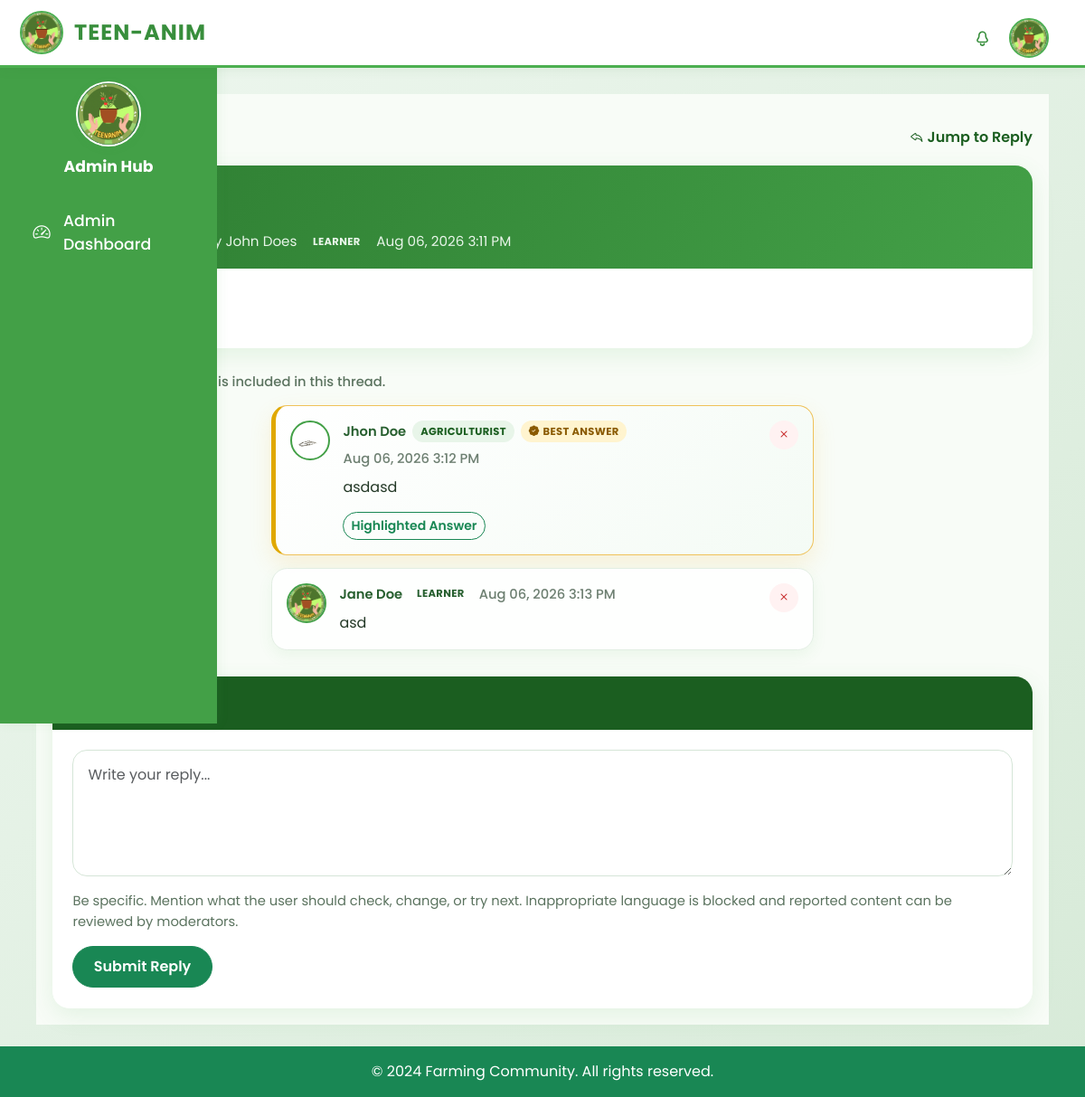
The page /php/Forum/thread.php?id=62 (signed in) on the database its author committed.
### tables this page shows
CREATE TABLE `questions` (
  `question_id` int(11) NOT NULL,
  `user_id` int(11) NOT NULL,
  `title` varchar(255) NOT NULL,
  `body` text NOT NULL,
  `image_path` varchar(255) DEFAULT NULL,
  `created_at` datetime DEFAULT current_timestamp(),
  `updated_at` datetime DEFAULT NULL,
  `status` enum('pending','approved','rejected') DEFAULT 'pending',
  `best_reply_id` int(11) DEFAULT NULL
);

CREATE TABLE `users` (
  `user_id` int(11) NOT NULL,
  `name` varchar(100) NOT NULL,
  `username` varchar(100) NOT NULL,
  `password` varchar(255) NOT NULL,
  `role` enum('student','admin','agriculturist','new user') NOT NULL,
  `date_created` timestamp NOT NULL DEFAULT current_timestamp(),
  `status` varchar(10) DEFAULT 'active',
  `profile_picture` varchar(255) DEFAULT NULL,
  `email` varchar(255) DEFAULT NULL,
  `verification_code` varchar(10) DEFAULT NULL,
  `verification_expires` datetime DEFAULT NULL,
  `email_verified` tinyint(1) DEFAULT 0,
  `offense_count` int(11) NOT NULL DEFAULT 0,
  `restriction_until` datetime DEFAULT NULL,
  `restriction_type` enum('none','temporary','permanent') NOT NULL DEFAULT 'none'
);

CREATE TABLE `reply` (
  `reply_id` int(11) NOT NULL,
  `question_id` int(11) NOT NULL,
  `user_id` int(11) NOT NULL,
  `body` text NOT NULL,
  `created_at` datetime DEFAULT current_timestamp(),
  `updated_at` datetime DEFAULT NULL
);

### php/Forum/thread.php (the view, shortened to what this page needs)
<?php
include "../connection.php";
$currentRole = $_SESSION['role'] ?? 'student';
function role_label(string $role): string
{
    return match ($role) {
        'agriculturist' => 'Agriculturist',
        'admin' => 'Admin',
        default => 'Learner',
    };
}
function is_expert_role(string $role): bool
{
    return in_array($role, ['agriculturist', 'admin'], true);
}
$question_id = (int) $_GET['id'];
$threadStmt = $conn->prepare("
    SELECT
        q.title,
        q.body,
        q.created_at,
        u.username,
        u.name,
        u.profile_picture,
        u.role,
        q.best_reply_id
    FROM questions q
    JOIN users u ON q.user_id = u.user_id
    WHERE q.question_id = ?
");
$threadStmt->bind_param("i", $question_id);
$threadStmt->execute();
$thread = $threadStmt->get_result()->fetch_assoc();
$replyStmt = $conn->prepare("
    SELECT
        r.reply_id,
        r.body,
        r.created_at,
        u.username,
        u.name,
        u.profile_picture,
        u.role
    FROM reply r
    JOIN users u ON r.user_id = u.user_id
    WHERE r.question_id = ?
    ORDER BY r.created_at ASC
");
$replyStmt->bind_param("i", $question_id);
$replyStmt->execute();
$replies = $replyStmt->get_result();
$replyRows = [];
$expertReplyCount = 0;
$bestReplyId = (int) ($thread['best_reply_id'] ?? 0);
while ($reply = $replies->fetch_assoc()) {
    if (is_expert_role((string) $reply['role'])) {
        $expertReplyCount++;
    }
    $reply['is_best_reply'] = ((int) $reply['reply_id'] === $bestReplyId);
    $replyRows[] = $reply;
}
usort($replyRows, static function (array $left, array $right): int {
    if (($left['is_best_reply'] ?? false) === ($right['is_best_reply'] ?? false)) {
        return strtotime($left['created_at']) <=> strtotime($right['created_at']);
    }
    return ($left['is_best_reply'] ?? false) ? -1 : 1;
});
$replyTotal = count($replyRows);
$hasExpertReply = $expertReplyCount > 0;
?>
<!DOCTYPE html>
<html lang="en">
<head>
    <link href="https://cdn.jsdelivr.net/npm/bootstrap@5.3.1/dist/css/bootstrap.min.css" rel="stylesheet">
    <link rel="stylesheet" href="../../css/homepage.css">
    <link rel="stylesheet" href="https://cdn.jsdelivr.net/npm/bootstrap-icons@1.10.5/font/bootstrap-icons.css">
    <link rel="stylesheet" href="../../css/thread.css">
</head>
<body class="<?= in_array($currentRole, ['agriculturist', 'admin'], true) ? 'agri-dashboard-body' : '' ?>">
<?php include '../navbar.php'; ?>
<?php if (in_array($currentRole, ['agriculturist', 'admin'], true)): ?>
<div class="agri-sidebar">
    <img src="../../images/clearteenalogo.png" class="avatar" alt="User Avatar">
    <div class="welcome"><?= $currentRole === 'admin' ? 'Admin Hub' : 'Agriculturist Hub' ?></div>
    <nav class="nav flex-column w-100 mt-3">
        <?php if ($currentRole === 'admin'): ?>
            <a class="nav-link" href="../Admin/adminpage.php"><i class="bi bi-speedometer2"></i> Admin Dashboard</a>
        <?php endif; ?>
    </nav>
</div>
<?php endif; ?>
    <main class="container my-4 <?= in_array($currentRole, ['agriculturist', 'admin'], true) ? 'agri-main-content agri-dashboard-shell' : '' ?>">
        <div class="thread-topbar">
            <a href="community.php" class="back-link"><i class="bi bi-arrow-left"></i> Back to Community</a>
            <a href="#replyForm" class="quick-reply-link"><i class="bi bi-reply"></i> Jump to Reply</a>
        </div>
        <div class="thread-card mb-4">
            <div class="thread-header">
                <div class="thread-avatar">
                </div>
                <div class="thread-heading">
                    <div class="thread-title"><?= htmlspecialchars($thread['title']) ?></div>
                    <div class="thread-meta">
                        <span>Posted by <?= htmlspecialchars($thread['name'] ?: $thread['username']) ?></span>
                        <span class="role-badge role-<?= htmlspecialchars($thread['role']) ?>"><?= role_label((string) $thread['role']) ?></span>
                        <span><?= date('M d, Y g:i A', strtotime($thread['created_at'])) ?></span>
                    </div>
                </div>
            </div>
            <div class="thread-body">
            </div>
        </div>
        <div class="reply-count">
            <?php if ($hasExpertReply): ?>
                <span class="reply-count-note">Agriculturist is included in this thread.</span>
            <?php elseif ($replyTotal > 0): ?>
                <span class="reply-count-note">Community responses are available.</span>
            <?php else: ?>
                <span class="reply-count-note">No replies yet. Be the first to help.</span>
            <?php endif; ?>
        </div>
        <div class="replies-container">
            <?php if ($replyTotal > 0): ?>
                <?php foreach ($replyRows as $reply): ?>
                    <?php $isExpertReply = is_expert_role((string) $reply['role']); ?>
                    <?php $isBestReply = !empty($reply['is_best_reply']); ?>
                    <div class="reply-card-container">
                        <div class="reply-card <?= $isExpertReply ? 'reply-card-expert' : '' ?> <?= $isBestReply ? 'reply-card-best' : '' ?>">
                            <div class="reply-avatar">
                                <img src="<?= !empty($reply['profile_picture']) ? '../../images/profile_pics/' . htmlspecialchars($reply['profile_picture']) : '../../images/clearteenalogo.png' ?>"
                                     alt="User Avatar"
                                     style="width:100%;height:100%;object-fit:cover;border-radius:50%;"
                                     onerror="this.onerror=null;this.src='../../images/clearteenalogo.png';">
                            </div>
                            <div class="reply-content">
                                <div class="reply-meta">
                                    <span><?= htmlspecialchars($reply['name'] ?: $reply['username']) ?></span>
                                    <span class="role-badge role-<?= htmlspecialchars($reply['role']) ?>"><?= role_label((string) $reply['role']) ?></span>
                                    <?php if ($isBestReply): ?>
                                        <span class="role-badge role-best"><i class="bi bi-patch-check-fill me-1"></i>Best Answer</span>
                                    <?php endif; ?>
                                    <span class="reply-date"><?= date('M d, Y g:i A', strtotime($reply['created_at'])) ?></span>
                                </div>
                                <div class="reply-text"><?= nl2br(htmlspecialchars($reply['body'])) ?></div>
                                <?php if (($currentRole === 'agriculturist' || $currentRole === 'admin') && $isExpertReply): ?>
                                    <div class="reply-action-row">
                                        <a href="mark_best_reply.php?thread_id=<?= $question_id ?>&reply_id=<?= (int) $reply['reply_id'] ?>"
                                           class="btn btn-sm <?= $isBestReply ? 'btn-outline-success' : 'btn-success' ?>">
                                            <?= $isBestReply ? 'Highlighted Answer' : 'Highlight as Best Answer' ?>
                                        </a>
                                    </div>
                                <?php endif; ?>
                            </div>
                            <?php if ($currentRole === 'agriculturist' || $currentRole === 'admin'): ?>
                                <a href="delete.php?type=reply&id=<?= $reply['reply_id'] ?>"
                                   class="reply-delete"
                                   onclick="return confirm('Are you sure you want to delete this reply?');">
                                    <i class="bi bi-x"></i>
                                </a>
                            <?php endif; ?>
                        </div>
                    </div>
                <?php endforeach; ?>
            <?php endif; ?>
        </div>
        <div class="post-reply-card">
            <div class="card-header">
                <h6>Post a Reply</h6>
            </div>
            <div class="card-body">
                <form method="POST" id="replyForm">
                    <div class="mb-3">
                        <textarea name="reply" class="form-control" rows="4" maxlength="3000" placeholder="Write your reply..." required></textarea>
                    </div>
                    <div class="reply-form-actions">
                        <div class="reply-form-note">Be specific. Mention what the user should check, change, or try next. Inappropriate language is blocked and reported content can be reviewed by moderators.</div>
                        <button type="submit" class="btn btn-success">Submit Reply</button>
                    </div>
                </form>
            </div>
        </div>
    </main>
    <footer class="bg-success text-center text-white py-3 mt-auto">
      <p class="mb-0">&copy; 2024 Farming Community. All rights reserved.</p>
    </footer>
</body>
</html>

### css/homepage.css (style rules this page uses)
body, .container-fluid { margin: 0; padding: 0; overflow-x: hidden; font-family: 'Poppins', sans-serif; }
h1, h2, h3, h4, h5, h6, .brand, .navbar-brand { font-family: 'Irish Grover', cursive; }
.reply-card-container { display: flex; justify-content: center; margin-bottom: 20px; }
.reply-card { display: flex; align-items: flex-start; background: #fcfff5; border-radius: 16px; box-shadow: 0 2px 8px rgba(60, 120, 60, 0.07); padding: 18px 24px; max-width: 600px; width: 100%; gap: 18px; }
.reply-avatar { width: 48px; height: 48px; border-radius: 50%; background: #e0f5d8; display: flex; align-items: center; justify-content: center; font-size: 2rem; color: #4caf50; flex-shrink: 0; }
.reply-content { flex: 1; }
.reply-meta { font-size: 0.95rem; color: #7a8a7a; margin-bottom: 4px; }
.reply-text { font-size: 1.08rem; color: #2d3a2d; margin-bottom: 0; }
.agri-dashboard-body { background: linear-gradient(135deg, #eef7ef 0%, #d7ead8 100%); min-height: 100vh; }
.agri-sidebar { background: #43a047; box-shadow: 2px 0 12px rgba(67,160,71,0.08); min-height: 100vh; width: 240px; position: fixed; left: 0; top: 0; z-index: 100; display: flex; flex-direction: column; align-items: center; padding-top: 90px; padding-left: 10px; padding-right: 10px; }
.agri-sidebar .avatar { width: 72px; height: 72px; border-radius: 50%; object-fit: cover; margin-bottom: 10px; border: 2.5px solid #fff; box-shadow: 0 2px 8px rgba(67,160,71,0.10); }
.agri-sidebar .welcome { color: #fff; font-size: 1.08rem; font-weight: 700; margin-bottom: 6px; text-align: center; }
.agri-sidebar .nav { width: 100%; }
.agri-sidebar .nav-link { color: #fff; font-size: 1.08rem; padding: 12px 24px; border-radius: 2rem; margin-bottom: 12px; display: flex; align-items: center; gap: 12px; transition: background 0.18s, color 0.18s, box-shadow 0.18s; font-weight: 500; position: relative; z-index: 1; }
.agri-sidebar .nav-link i { font-size: 1.2rem; min-width: 24px; text-align: center; }
.agri-main-content { margin-left: 260px; padding: 36px 18px 18px 18px; min-height: 100vh; background: #f8fcf7; transition: margin 0.2s; }
.agri-dashboard-shell { max-width: 1120px; margin: 0 auto; }

### css/navbar.css (style rules this page uses)
body { padding-top: 80px !important; }

### rows shown on the page
questions: user.name "John Does", user.role "LEARNER", created_at "Aug 06, 2026 3:11 PM"
reply: user.profile_picture (picture), user.name "Jhon Doe", user.role "AGRICULTURIST", shows "BEST ANSWER", created_at "Aug 06, 2026 3:12 PM", body "asdasd", shows "Highlighted Answer"
reply: user.name "Jane Doe", user.role "LEARNER", created_at "Aug 06, 2026 3:13 PM", body "asd"
